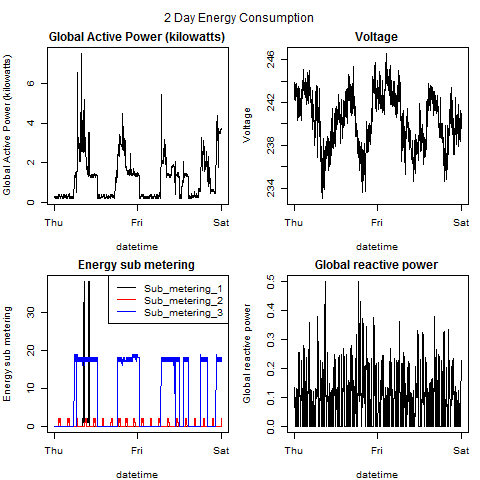

The script that saved this image:
# This function plots the Plot 4 of the project 1
# requires following files in the working directory
# 	1. downloadDataFile.R
# 	2. proj1utils.R

plot4 <- function()
{
	if(!exists("downloadDataFile") | !exists("loadProj1Data"))
	{
		source("downloadDataFile.R")
	}
	
	if(!exists("plot2Lines") | !exists("plot3Lines") | !exists("plot4_3_Lines") | !exists("plot4_4_Lines"))
	{
		source("proj1utils.R")
	}

	lddata <- loadProj1Data() # loadProj1Data() defined in downloadDataFile.R
	
	png(filename = "plot4.png")
	
	par(mfcol = c(2, 2), mar = c(4, 4, 2, 1), oma = c(0, 0, 2, 0))
	
	#These functions are defined in proj1utils.R
	plot2Lines(lddata, "Global Active Power (kilowatts)")
	plot3Lines(lddata, "Energy sub metering")
	plot4_3_Lines(lddata,"Voltage")
	plot4_4_Lines(lddata, "Global reactive power")
	mtext("2 Day Energy Consumption", outer = TRUE)
	dev.off()
}
